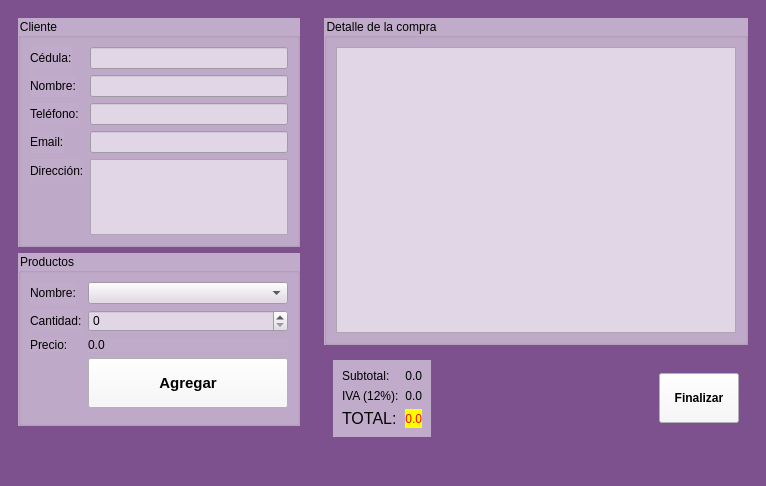
<?xml version="1.0" encoding="UTF-8"?>
<ui version="4.0">
 <class>Principal</class>
 <widget class="QMainWindow" name="Principal">
  <property name="geometry">
   <rect>
    <x>0</x>
    <y>0</y>
    <width>766</width>
    <height>486</height>
   </rect>
  </property>
  <property name="windowTitle">
   <string>Tienda</string>
  </property>
  <property name="windowIcon">
   <iconset resource="Recursos.qrc">
    <normaloff>:/imagenes/Recursos/tiendas.png</normaloff>:/imagenes/Recursos/tiendas.png</iconset>
  </property>
  <property name="styleSheet">
   <string notr="true">background-color: rgb(124, 81, 142);</string>
  </property>
  <widget class="QWidget" name="centralwidget">
   <layout class="QHBoxLayout" name="horizontalLayout">
    <item>
     <widget class="QWidget" name="widget" native="true">
      <property name="minimumSize">
       <size>
        <width>300</width>
        <height>0</height>
       </size>
      </property>
      <property name="maximumSize">
       <size>
        <width>400</width>
        <height>16777215</height>
       </size>
      </property>
      <layout class="QVBoxLayout" name="verticalLayout">
       <item>
        <widget class="QGroupBox" name="groupBox">
         <property name="minimumSize">
          <size>
           <width>0</width>
           <height>0</height>
          </size>
         </property>
         <property name="maximumSize">
          <size>
           <width>16777215</width>
           <height>250</height>
          </size>
         </property>
         <property name="styleSheet">
          <string notr="true">background-color: rgb(193, 171, 202);</string>
         </property>
         <property name="title">
          <string>Cliente</string>
         </property>
         <layout class="QFormLayout" name="formLayout_2">
          <item row="0" column="0">
           <widget class="QLabel" name="label_4">
            <property name="text">
             <string>Cédula:</string>
            </property>
           </widget>
          </item>
          <item row="0" column="1">
           <widget class="QLineEdit" name="inCedula">
            <property name="styleSheet">
             <string notr="true">background-color: rgb(225, 214, 230);</string>
            </property>
           </widget>
          </item>
          <item row="1" column="0">
           <widget class="QLabel" name="label_5">
            <property name="text">
             <string>Nombre:</string>
            </property>
           </widget>
          </item>
          <item row="1" column="1">
           <widget class="QLineEdit" name="inNombre">
            <property name="styleSheet">
             <string notr="true">background-color: rgb(225, 214, 230);</string>
            </property>
           </widget>
          </item>
          <item row="2" column="0">
           <widget class="QLabel" name="label_6">
            <property name="text">
             <string>Teléfono:</string>
            </property>
           </widget>
          </item>
          <item row="2" column="1">
           <widget class="QLineEdit" name="inTelefono">
            <property name="styleSheet">
             <string notr="true">background-color: rgb(225, 214, 230);</string>
            </property>
           </widget>
          </item>
          <item row="3" column="0">
           <widget class="QLabel" name="label_7">
            <property name="text">
             <string>Email:</string>
            </property>
           </widget>
          </item>
          <item row="3" column="1">
           <widget class="QLineEdit" name="inEmail">
            <property name="styleSheet">
             <string notr="true">background-color: rgb(225, 214, 230);</string>
            </property>
           </widget>
          </item>
          <item row="4" column="0">
           <widget class="QLabel" name="label_8">
            <property name="text">
             <string>Dirección:</string>
            </property>
           </widget>
          </item>
          <item row="4" column="1">
           <widget class="QTextEdit" name="inDireccion">
            <property name="styleSheet">
             <string notr="true">background-color: rgb(225, 214, 230);</string>
            </property>
           </widget>
          </item>
         </layout>
        </widget>
       </item>
       <item>
        <widget class="QGroupBox" name="groupBox_2">
         <property name="minimumSize">
          <size>
           <width>0</width>
           <height>0</height>
          </size>
         </property>
         <property name="maximumSize">
          <size>
           <width>16777215</width>
           <height>180</height>
          </size>
         </property>
         <property name="styleSheet">
          <string notr="true">background-color: rgb(193, 171, 202);</string>
         </property>
         <property name="title">
          <string>Productos</string>
         </property>
         <layout class="QFormLayout" name="formLayout_3">
          <item row="0" column="0">
           <widget class="QLabel" name="label_9">
            <property name="text">
             <string>Nombre:</string>
            </property>
           </widget>
          </item>
          <item row="0" column="1">
           <widget class="QComboBox" name="inProducto">
            <property name="styleSheet">
             <string notr="true">background-color: rgb(225, 214, 230);</string>
            </property>
           </widget>
          </item>
          <item row="1" column="0">
           <widget class="QLabel" name="label_10">
            <property name="text">
             <string>Cantidad:</string>
            </property>
           </widget>
          </item>
          <item row="1" column="1">
           <widget class="QSpinBox" name="inCantidad">
            <property name="styleSheet">
             <string notr="true">background-color: rgb(225, 214, 230);</string>
            </property>
           </widget>
          </item>
          <item row="2" column="0">
           <widget class="QLabel" name="label_11">
            <property name="text">
             <string>Precio:</string>
            </property>
           </widget>
          </item>
          <item row="2" column="1">
           <widget class="QLabel" name="outPrecio">
            <property name="text">
             <string>0.0</string>
            </property>
            <property name="alignment">
             <set>Qt::AlignLeading|Qt::AlignLeft|Qt::AlignVCenter</set>
            </property>
           </widget>
          </item>
          <item row="3" column="1">
           <widget class="QPushButton" name="cmdAgregar">
            <property name="minimumSize">
             <size>
              <width>0</width>
              <height>50</height>
             </size>
            </property>
            <property name="font">
             <font>
              <pointsize>11</pointsize>
              <weight>75</weight>
              <bold>true</bold>
             </font>
            </property>
            <property name="styleSheet">
             <string notr="true">background-color: rgb(248, 246, 249);</string>
            </property>
            <property name="text">
             <string>Agregar</string>
            </property>
           </widget>
          </item>
          <item row="4" column="1">
           <spacer name="verticalSpacer">
            <property name="orientation">
             <enum>Qt::Vertical</enum>
            </property>
            <property name="sizeHint" stdset="0">
             <size>
              <width>20</width>
              <height>40</height>
             </size>
            </property>
           </spacer>
          </item>
         </layout>
        </widget>
       </item>
       <item>
        <spacer name="verticalSpacer_3">
         <property name="orientation">
          <enum>Qt::Vertical</enum>
         </property>
         <property name="sizeHint" stdset="0">
          <size>
           <width>20</width>
           <height>40</height>
          </size>
         </property>
        </spacer>
       </item>
      </layout>
     </widget>
    </item>
    <item>
     <widget class="QWidget" name="widget_2" native="true">
      <layout class="QVBoxLayout" name="verticalLayout_2">
       <item>
        <widget class="QGroupBox" name="groupBox_3">
         <property name="styleSheet">
          <string notr="true">background-color: rgb(193, 171, 202);</string>
         </property>
         <property name="title">
          <string>Detalle de la compra</string>
         </property>
         <layout class="QHBoxLayout" name="horizontalLayout_2">
          <item>
           <widget class="QTableWidget" name="outDetalle">
            <property name="minimumSize">
             <size>
              <width>400</width>
              <height>0</height>
             </size>
            </property>
            <property name="styleSheet">
             <string notr="true">background-color: rgb(225, 214, 230);</string>
            </property>
           </widget>
          </item>
         </layout>
        </widget>
       </item>
       <item>
        <widget class="QWidget" name="widget_3" native="true">
         <layout class="QHBoxLayout" name="horizontalLayout_3">
          <item>
           <widget class="QWidget" name="widget_4" native="true">
            <property name="styleSheet">
             <string notr="true">background-color: rgb(193, 171, 202);</string>
            </property>
            <layout class="QFormLayout" name="formLayout">
             <item row="0" column="0">
              <widget class="QLabel" name="label">
               <property name="text">
                <string>Subtotal:</string>
               </property>
              </widget>
             </item>
             <item row="0" column="1">
              <widget class="QLabel" name="outSubtotal">
               <property name="text">
                <string>0.0</string>
               </property>
               <property name="alignment">
                <set>Qt::AlignRight|Qt::AlignTrailing|Qt::AlignVCenter</set>
               </property>
              </widget>
             </item>
             <item row="1" column="0">
              <widget class="QLabel" name="label_2">
               <property name="text">
                <string>IVA (12%):</string>
               </property>
              </widget>
             </item>
             <item row="1" column="1">
              <widget class="QLabel" name="outIva">
               <property name="text">
                <string>0.0</string>
               </property>
               <property name="alignment">
                <set>Qt::AlignRight|Qt::AlignTrailing|Qt::AlignVCenter</set>
               </property>
              </widget>
             </item>
             <item row="2" column="0">
              <widget class="QLabel" name="label_3">
               <property name="font">
                <font>
                 <pointsize>12</pointsize>
                 <weight>50</weight>
                 <bold>false</bold>
                </font>
               </property>
               <property name="text">
                <string>TOTAL:</string>
               </property>
              </widget>
             </item>
             <item row="2" column="1">
              <widget class="QLabel" name="outTotal">
               <property name="styleSheet">
                <string notr="true">background-color: rgb(255, 255, 0);
color: rgb(255, 0, 0);</string>
               </property>
               <property name="text">
                <string>0.0</string>
               </property>
               <property name="alignment">
                <set>Qt::AlignRight|Qt::AlignTrailing|Qt::AlignVCenter</set>
               </property>
              </widget>
             </item>
            </layout>
           </widget>
          </item>
          <item>
           <spacer name="horizontalSpacer">
            <property name="orientation">
             <enum>Qt::Horizontal</enum>
            </property>
            <property name="sizeHint" stdset="0">
             <size>
              <width>98</width>
              <height>20</height>
             </size>
            </property>
           </spacer>
          </item>
          <item>
           <widget class="QPushButton" name="cmdFinalizar">
            <property name="minimumSize">
             <size>
              <width>0</width>
              <height>50</height>
             </size>
            </property>
            <property name="font">
             <font>
              <weight>75</weight>
              <bold>true</bold>
             </font>
            </property>
            <property name="styleSheet">
             <string notr="true">background-color: rgb(248, 246, 249);</string>
            </property>
            <property name="text">
             <string>Finalizar</string>
            </property>
           </widget>
          </item>
         </layout>
        </widget>
       </item>
      </layout>
     </widget>
    </item>
   </layout>
  </widget>
  <widget class="QMenuBar" name="menubar">
   <property name="geometry">
    <rect>
     <x>0</x>
     <y>0</y>
     <width>766</width>
     <height>20</height>
    </rect>
   </property>
  </widget>
  <widget class="QStatusBar" name="statusbar"/>
 </widget>
 <resources>
  <include location="Recursos.qrc"/>
 </resources>
 <connections/>
</ui>
